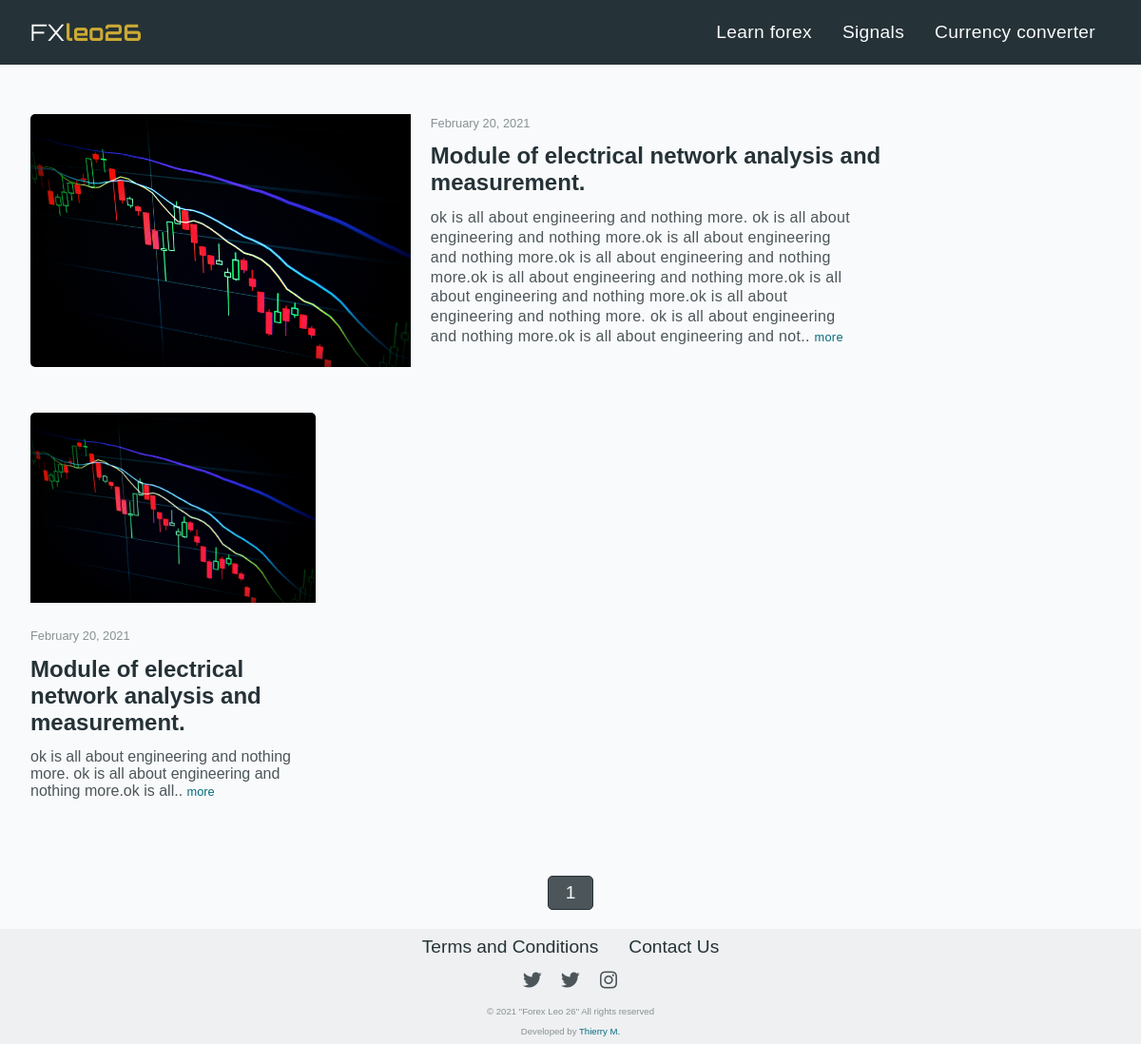
Page /home on the earlier database version.
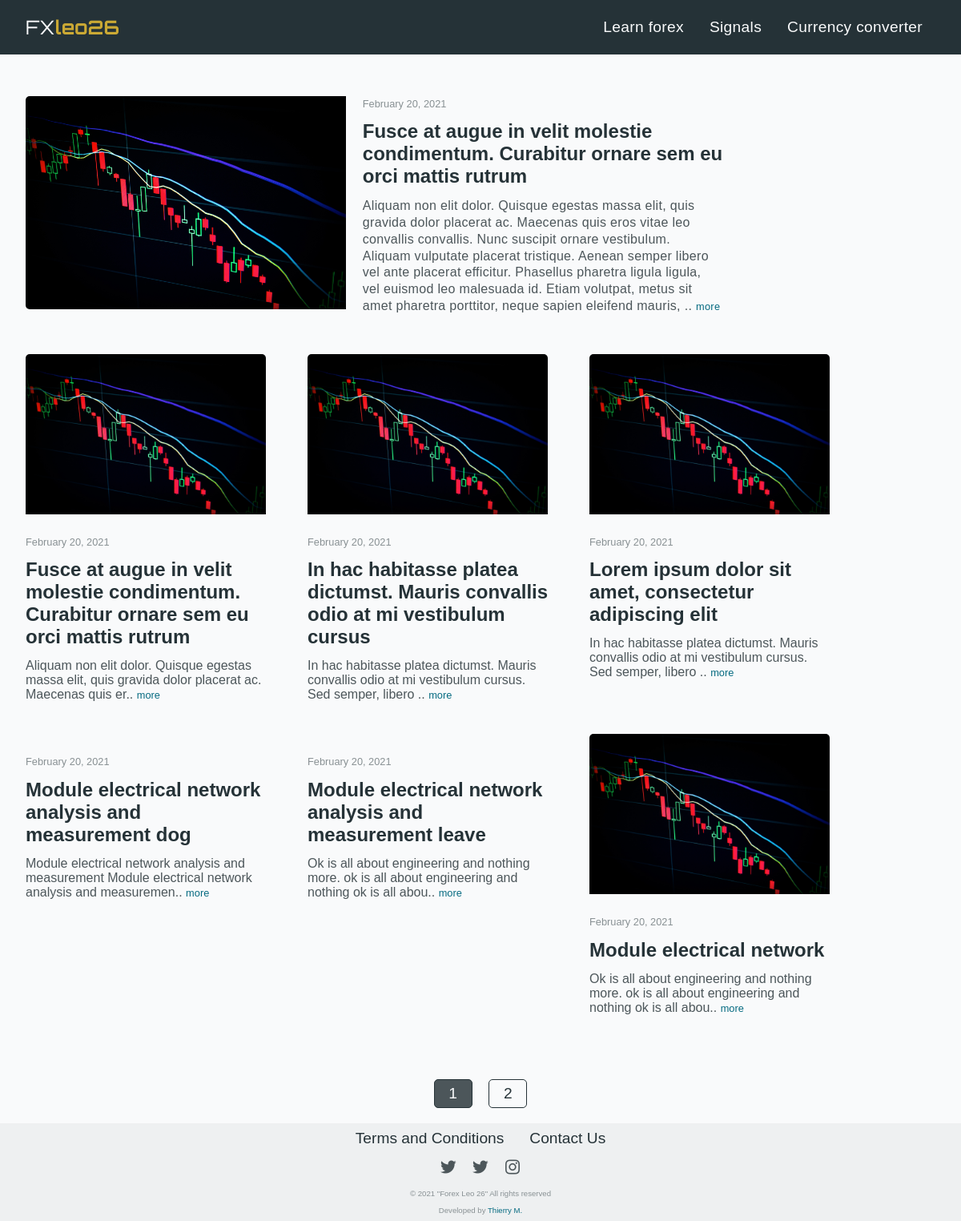
Same page on the later database version.
### forex_26_app/models.py (models this page shows, shortened)
class Post(db.Model):
    id = db.Column(db.Integer, nullable=False, primary_key = True)
    image = db.Column(db.String(30), nullable=False, default = "default.jpg")
    title = db.Column(db.String(100), nullable=False)
    post = db.Column(db.Text, nullable=False)
    posted_date = db.Column(db.DateTime, nullable=False, default = datetime.utcnow)
    user = db.Column(db.Integer, db.ForeignKey('admin.id'), nullable = False)

### forex_26_app/routes.py (the view)
@app.route('/')
@app.route('/home')
def home():
    date = datetime.utcnow() # get current date
    page = request.args.get('page', 1, type=int)
    posts = Post.query.order_by(Post.posted_date.desc()).paginate(page=page, per_page=6) # query post by posted date.
    return render_template('home.html', title="Home", posts=posts, date=date)

### forex_26_app/templates/home.html
{% extends "layout.html" %}
{% block content %}
<div class="latest_post-container">
    <div class="latest_post">
        <img class="overview-image-latest" alt="" src="{{ url_for('static', filename='photos/' + posts.items[0].image) }}">
        <div class="news-summary-container">
            <span class="text-muted date-posted">February 20, 2021</span>
            <h2 class="news-title-summary news-title-summary-latest">
                <a class="news-title-summary-link" href="{{ url_for('post', post_title=posts.items[0].title, post_id=posts.items[0].id ) }}">{{ posts.items[0].title }}</a>
            </h2>
            {% if posts.items[0].post|length > 400 %}
            <p class="summary summary-latest">
                {{ posts.items[0].post[0:400] }}..
                <a class="read__more" href="{{ url_for('post', post_title=posts.items[0].title, post_id=posts.items[0].id ) }}">more</a>
            </p>
            {% else %}
            <p class="summary summary-latest">{{ posts.items[0].post }}</p>
            {% endif %}
        </div>
    </div>
</div>
<div class="news-cards-container">
    {% for post in posts.items %}
    <div class="news-card">
        <img class="overview-image" alt="" src="{{ url_for('static', filename='photos/' + post.image) }}">
        <div class="news-summary-container">
            <span class="text-muted date-posted">February 20, 2021</span>
            <h2 class="news-title-summary">
                <a class="news-title-summary-link" href="{{ url_for('post', post_title=post.title, post_id=post.id ) }}">{{ post.title }}</a>
            </h2>
            {% if post.post|length > 100 %}
            <p class="summary">
                {{ post.post[0:100] }}..
                <a class="read__more" href="{{ url_for('post', post_title=post.title, post_id=post.id ) }}">more</a>
            </p>
            {% else %}
            <p class="summary">{{ post.post }}</p>
            {% endif %}
        </div>
    </div>
{% endfor %}
</div>
<div class="paginations">
    {% for page_num in posts.iter_pages() %}
    {% if page_num %}
    {% if posts.page == page_num %}
    <a class='btn btn-pagination' href="{{ url_for('home', page=page_num) }}">{{ page_num }}</a>
    {% else %}
    <a class='btn-pagination-out' href="{{ url_for('home', page=page_num) }}">{{ page_num }}</a>
    {% endif %}
    {% else %}
    ...
    {% endif %}
    {% endfor %}
</div>
{% endblock %}

### forex_26_app/templates/layout.html (shortened to what this page needs)
<!DOCTYPE html>
<html lang="en">
<head>
    <link href="{{ url_for('static', filename='boxicons-2.0.9/css/boxicons.min.css') }}" rel="stylesheet">
    <link href="{{ url_for('static', filename='home.css') }}" rel="stylesheet">
    <link href="{{ url_for('static', filename='style.css') }}" rel="stylesheet">
</head>
<body>
  <header>
    <a class="logo" href="{{url_for('home')}}">FX<b>leo26</b></a>
    <nav class="nav-bar">
      <ul class="nav-links">
        <li class="nav-item">
          <a href="{{ url_for('home') }}" class="nav-link">Learn forex</a>
        </li>
        <li class="nav-item">
          <a href="{{ url_for('signals') }}" class="nav-link">Signals</a>
        </li>
        <li class="nav-item">
          <a href="{{ url_for('currency_convert') }}" class="nav-link">Currency converter</a>
        </li>
      </ul>
    </nav>
</header>
<main class="container">
{% block content %}{% endblock %}
</main>
<footer class="footer">
  <div class="top-footer">
    <ul class="footer-items">
      <li class="footer-item">
        <a class="nav-link-footer pos-relative" href="#">Terms and Conditions</a>
      </li>
      {% if not current_user.is_authenticated %}
      <li class="footer-item">
        <a class="nav-link-footer pos-relative" href="{{ url_for('contact') }}">Contact Us</a>
      </li>
      {% endif %}
    </ul>
    <ul class="social-footer-ul">
      <li class="social-item">
        <a href="https://t.me/forexleo24" target="_blank">
          <i class="bx bxl-twitter"></i>
        </a>
      </li>
      <li class="social-item">
        <a href="https://t.me/forexleo24" target="_blank">
          <i class="bx bxl-twitter"></i>
        </a>
      </li>
      <li class="social-item">
        <a href="https://www.instagram.com/forex_leo24/" target="_blank">
          <i class="bx bxl-instagram"></i>
        </a>
      </li>
    </ul>
  </div>
  <div class="end-footer">
    <span class="copyright text-muted">© 2021 "Forex Leo 26" All rights reserved</span>
    <span class="built_by text-muted">Developed by <a class="my__name" href="https://www.thierrymugisha.me" target="_blank">Thierry M.</a></span>
  </div>
</footer>
</body>
</html>

### forex_26_app/static/home.css (style rules this page uses)
.news-cards-container { display: flex; align-items: flex-start; justify-content: flex-start; flex-wrap: wrap; column-gap: 2rem; row-gap: .5rem; }
@media screen and (min-width: 1024px) { .news-cards-container { column-gap: 3rem; row-gap: .5rem; } }
.news-card { margin-bottom: 2rem; }
.overview-image { width: 300px; height: auto; border-top-left-radius: 5px; border-top-right-radius: 5px; margin-bottom: 1.3rem; }
.date-posted { font-size: .8rem; }
.news-title-summary { max-width: 19rem; margin-top: .8rem; }
.news-title-summary-link { color: var(--primary-clr); }
.summary { color: var(--primary-clr-alt); max-width: 19rem; margin-top: .8rem; }
.latest_post-container { display: flex; align-items: center; justify-content: center; margin-bottom: 3rem; margin-top: 2rem; }
.latest_post { display: flex; flex-direction: column; align-items: flex-start; justify-content: flex-start; }
.overview-image-latest { width: 400px; height: auto; border-top-left-radius: 5px; border-top-right-radius: 5px; margin-bottom: 1.3rem; }
.news-title-summary-latest { max-width: 24rem; }
.summary-latest { max-width: 24rem; line-height: 1.3rem; letter-spacing: .02rem; }
@media screen and (min-width: 932px) { .latest_post-container { justify-content: flex-start; } }
@media screen and (min-width: 932px) { .latest_post { display: flex; flex-direction: row; align-items: flex-start; justify-content: center; } }
@media screen and (min-width: 932px) { .overview-image-latest { border-top-left-radius: 0; border-top-right-radius: 0; border-top-left-radius: 5px; border-bottom-left-radius: 5px; margin-right: 1.3rem; margin-bottom: 0; } }
@media screen and (min-width: 932px) { .news-title-summary-latest { max-width: 30rem; } }
@media screen and (min-width: 932px) { .summary-latest { max-width: 28rem; } }
.read__more { font-size: .8rem; color: var(--link-clr); transition: 100ms color; }
.paginations { display: flex; flex-wrap: wrap; align-items: center; justify-content: center; gap: 1.3rem; margin-top: 3rem; }
.btn-pagination, .btn-pagination-out { font-size: 1.2rem; padding: .4rem 1.1rem; border-radius: 5px; }
.btn-pagination { background-color: var(--primary-clr-alt); border: thin solid var(--primary-clr); color: var(--white-clr); }
.btn-pagination-out { border: thin solid var(--primary-clr); color: var(--primary-clr); }

Differences in the rows shown:
no longer on this page (row unchanged): Post: image (placeholder picture), title "Module of electrical network analysis and measurement.", post "ok is all about engineering and nothing more. ok is all about engineering and nothing more.ok is all about engineering and nothing more.ok is all about engineering and nothing more.ok is all about engineering and nothing more.ok is all about engineering and nothing more.ok is all about engineering and nothing more. ok is all about engineering and nothing more.ok is all about engineering and not", post "ok is all about engineering and nothing more. ok is all about engineering and nothing more.ok is all"
added Post: image (placeholder picture), title "Fusce at augue in velit molestie condimentum. Curabitur ornare sem eu orci mattis rutrum", post "Aliquam non elit dolor. Quisque egestas massa elit, quis gravida dolor placerat ac. Maecenas quis eros vitae leo convallis convallis. Nunc suscipit ornare vestibulum. Aliquam vulputate placerat tristique. Aenean semper libero vel ante placerat efficitur. Phasellus pharetra ligula ligula, vel euismod leo malesuada id. Etiam volutpat, metus sit amet pharetra porttitor, neque sapien eleifend mauris,", post "Aliquam non elit dolor. Quisque egestas massa elit, quis gravida dolor placerat ac. Maecenas quis er"
added Post: image (placeholder picture), title "In hac habitasse platea dictumst. Mauris convallis odio at mi vestibulum cursus", post "In hac habitasse platea dictumst. Mauris convallis odio at mi vestibulum cursus. Sed semper, libero"
added Post: image (placeholder picture), title "Lorem ipsum dolor sit amet, consectetur adipiscing elit", post "In hac habitasse platea dictumst. Mauris convallis odio at mi vestibulum cursus. Sed semper, libero"
added Post: title "Module electrical network analysis and measurement dog", post "Module electrical network analysis and measurement Module electrical network analysis and measuremen"
added Post: title "Module electrical network analysis and measurement leave", post "Ok is all about engineering and nothing more. ok is all about engineering and nothing ok is all abou"
added Post: image (placeholder picture), title "Module electrical network", post "Ok is all about engineering and nothing more. ok is all about engineering and nothing ok is all abou"
Other differences:
new list line: "2"
